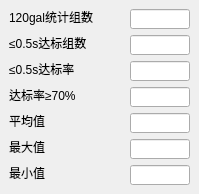
     <widget class="QWidget" name="page_3">
      <widget class="QLabel" name="label_80">
       <property name="geometry">
        <rect>
         <x>9</x>
         <y>9</y>
         <width>91</width>
         <height>16</height>
        </rect>
       </property>
       <property name="text">
        <string>120gal统计组数</string>
       </property>
      </widget>
      <widget class="QLineEdit" name="s_120gal_judgetime_sum">
       <property name="geometry">
        <rect>
         <x>130</x>
         <y>9</y>
         <width>60</width>
         <height>20</height>
        </rect>
       </property>
       <property name="readOnly">
        <bool>true</bool>
       </property>
      </widget>
      <widget class="QLabel" name="label_76">
       <property name="geometry">
        <rect>
         <x>9</x>
         <y>35</y>
         <width>80</width>
         <height>16</height>
        </rect>
       </property>
       <property name="text">
        <string>≤0.5s达标组数</string>
       </property>
      </widget>
      <widget class="QLineEdit" name="s_120gal_judgetime_le_cnt">
       <property name="geometry">
        <rect>
         <x>130</x>
         <y>35</y>
         <width>60</width>
         <height>20</height>
        </rect>
       </property>
       <property name="readOnly">
        <bool>true</bool>
       </property>
      </widget>
      <widget class="QLabel" name="label_73">
       <property name="geometry">
        <rect>
         <x>9</x>
         <y>61</y>
         <width>68</width>
         <height>16</height>
        </rect>
       </property>
       <property name="text">
        <string>≤0.5s达标率</string>
       </property>
      </widget>
      <widget class="QLineEdit" name="s_120gal_judgetime_le_rate">
       <property name="geometry">
        <rect>
         <x>130</x>
         <y>61</y>
         <width>60</width>
         <height>20</height>
        </rect>
       </property>
       <property name="readOnly">
        <bool>true</bool>
       </property>
      </widget>
      <widget class="QLabel" name="label_77">
       <property name="geometry">
        <rect>
         <x>9</x>
         <y>87</y>
         <width>70</width>
         <height>16</height>
        </rect>
       </property>
       <property name="text">
        <string>达标率≥70%</string>
       </property>
      </widget>
      <widget class="QLineEdit" name="s_120gal_judgetime_pass">
       <property name="geometry">
        <rect>
         <x>130</x>
         <y>87</y>
         <width>60</width>
         <height>20</height>
        </rect>
       </property>
       <property name="readOnly">
        <bool>true</bool>
       </property>
      </widget>
      <widget class="QLabel" name="label_78">
       <property name="geometry">
        <rect>
         <x>9</x>
         <y>113</y>
         <width>36</width>
         <height>16</height>
        </rect>
       </property>
       <property name="text">
        <string>平均值</string>
       </property>
      </widget>
      <widget class="QLineEdit" name="s_120gal_judgetime_avg">
       <property name="geometry">
        <rect>
         <x>130</x>
         <y>113</y>
         <width>60</width>
         <height>20</height>
        </rect>
       </property>
       <property name="readOnly">
        <bool>true</bool>
       </property>
      </widget>
      <widget class="QLabel" name="label_74">
       <property name="geometry">
        <rect>
         <x>9</x>
         <y>139</y>
         <width>36</width>
         <height>16</height>
        </rect>
       </property>
       <property name="text">
        <string>最大值</string>
       </property>
      </widget>
      <widget class="QLineEdit" name="s_120gal_judgetime_max">
       <property name="geometry">
        <rect>
         <x>130</x>
         <y>139</y>
         <width>60</width>
         <height>20</height>
        </rect>
       </property>
       <property name="readOnly">
        <bool>true</bool>
       </property>
      </widget>
      <widget class="QLabel" name="label_79">
       <property name="geometry">
        <rect>
         <x>9</x>
         <y>165</y>
         <width>36</width>
         <height>16</height>
        </rect>
       </property>
       <property name="text">
        <string>最小值</string>
       </property>
      </widget>
      <widget class="QLineEdit" name="s_120gal_judgetime_min">
       <property name="geometry">
        <rect>
         <x>130</x>
         <y>165</y>
         <width>60</width>
         <height>20</height>
        </rect>
       </property>
       <property name="readOnly">
        <bool>true</bool>
       </property>
      </widget>
     </widget>
